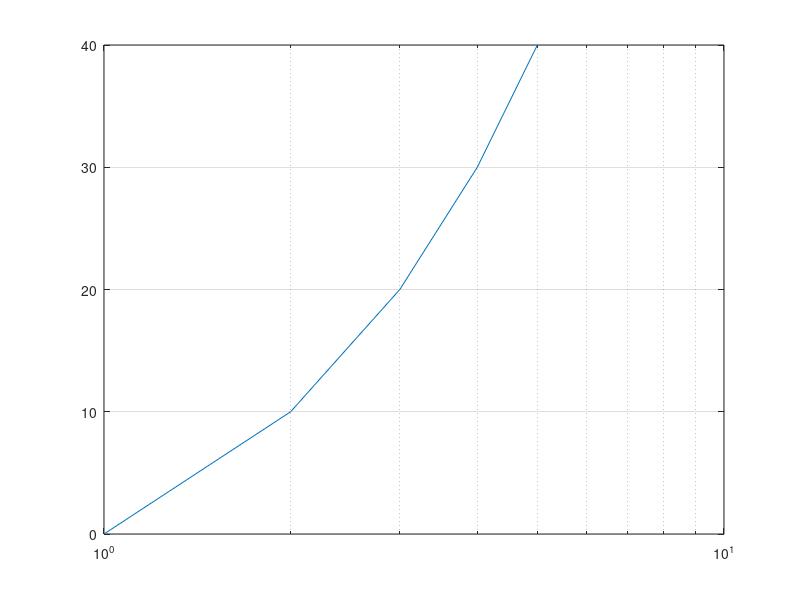

This chart was generated by the following MATLAB code:
c = {};
c(1,:) = {[1 2 3; 4 5 6]};
c(2,:) = {[1 2 3; 4 5 6;7 8 9]};
a = c{2}(3,:);

y = [0 10 20 30 40];
semilogx(y)
grid on
disp("hello")